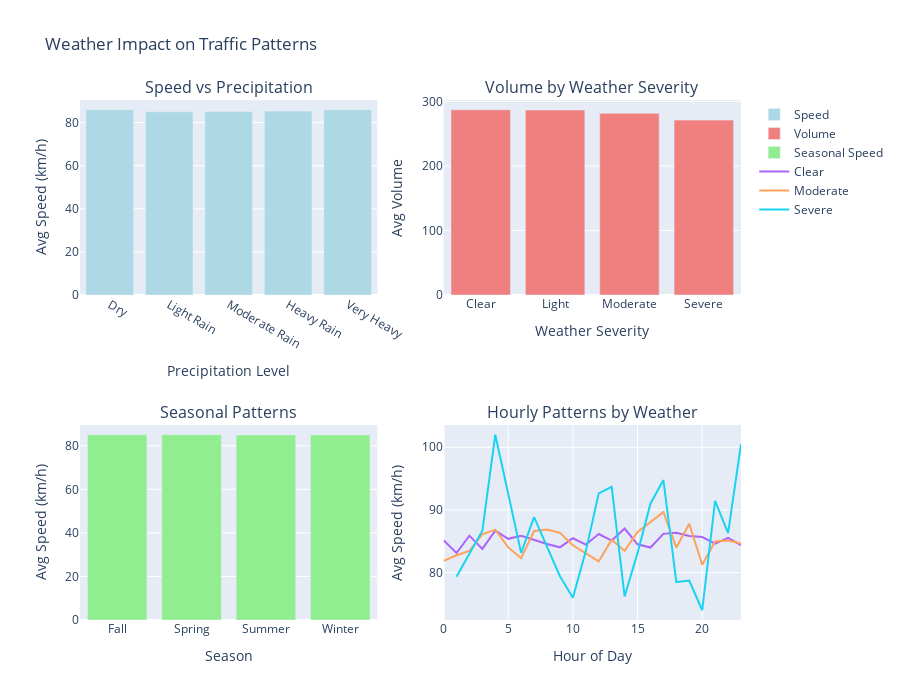

Notebook code cell kept with this figure:
### Markdown cell above
## 6. Visualizations

### Code cell
# Create comprehensive weather impact visualizations
fig = make_subplots(
    rows=2, cols=2,
    subplot_titles=(
        'Speed vs Precipitation',
        'Volume by Weather Severity',
        'Seasonal Patterns',
        'Hourly Patterns by Weather'
    )
)

# 1. Speed vs Precipitation
precip_impact = df_merged.groupby('precip_category')['Avg_Speed'].mean().reset_index()
fig.add_trace(
    go.Bar(x=precip_impact['precip_category'].astype(str), 
           y=precip_impact['Avg_Speed'],
           marker_color='lightblue',
           name='Speed'),
    row=1, col=1
)

# 2. Volume by Weather Severity
severity_impact = df_merged.groupby('weather_severity')['Total_All_Lanes'].mean().reset_index()
fig.add_trace(
    go.Bar(x=severity_impact['weather_severity'].astype(str),
           y=severity_impact['Total_All_Lanes'],
           marker_color='lightcoral',
           name='Volume'),
    row=1, col=2
)

# 3. Seasonal Patterns
seasonal_speed = df_merged.groupby('season')['Avg_Speed'].mean().reset_index()
fig.add_trace(
    go.Bar(x=seasonal_speed['season'],
           y=seasonal_speed['Avg_Speed'],
           marker_color='lightgreen',
           name='Seasonal Speed'),
    row=2, col=1
)

# 4. Hourly Patterns by Weather
for severity in ['Clear', 'Moderate', 'Severe']:
    if severity in df_merged['weather_severity'].unique():
        hourly_data = df_merged[df_merged['weather_severity'] == severity].groupby('hour')['Avg_Speed'].mean()
        fig.add_trace(
            go.Scatter(x=hourly_data.index,
                      y=hourly_data.values,
                      mode='lines',
                      name=severity),
            row=2, col=2
        )

# Update layout
fig.update_xaxes(title_text="Precipitation Level", row=1, col=1)
fig.update_xaxes(title_text="Weather Severity", row=1, col=2)
fig.update_xaxes(title_text="Season", row=2, col=1)
fig.update_xaxes(title_text="Hour of Day", row=2, col=2)

fig.update_yaxes(title_text="Avg Speed (km/h)", row=1, col=1)
fig.update_yaxes(title_text="Avg Volume", row=1, col=2)
fig.update_yaxes(title_text="Avg Speed (km/h)", row=2, col=1)
fig.update_yaxes(title_text="Avg Speed (km/h)", row=2, col=2)

fig.update_layout(
    height=700,
    title_text="Weather Impact on Traffic Patterns",
    showlegend=True
)

fig.show()

### Figure 1 — Plotly figure (JSON) as saved in the notebook; plotly's stock layout.template omitted (floating-point values rounded to 4 significant figures)
{"data": [{"marker": {"color": "lightblue"}, "name": "Speed", "type": "bar", "x": ["Dry", "Light Rain", "Moderate Rain", "Heavy Rain", "Very Heavy"], "xaxis": "x", "y": [85.95, 85.01, 85.22, 85.38, 85.97], "yaxis": "y"}, {"marker": {"color": "lightcoral"}, "name": "Volume", "type": "bar", "x": ["Clear", "Light", "Moderate", "Severe"], "xaxis": "x2", "y": [287.1, 286.6, 281.6, 271.0], "yaxis": "y2"}, {"marker": {"color": "lightgreen"}, "name": "Seasonal Speed", "type": "bar", "x": ["Fall", "Spring", "Summer", "Winter"], "xaxis": "x3", "y": [85.01, 85.06, 84.98, 84.98], "yaxis": "y3"}, {"mode": "lines", "name": "Clear", "type": "scatter", "x": [0, 1, 2, 3, 4, 5, 6, 7, 8, 9, 10, 11, 12, 13, 14, 15, 16, 17, 18, 19, 20, 21, 22, 23], "xaxis": "x4", "y": [85.19, 83.12, 85.9, 83.79, 86.7, 85.39, 85.89, 85.2, 84.58, 84.04, 85.48, 84.47, 86.16, 85.11, 87.04, 84.52, 84.01, 86.19, 86.35, 85.86, 85.67, 84.61, 85.56, 84.39], "yaxis": "y4"}, {"mode": "lines", "name": "Moderate", "type": "scatter", "x": [0, 1, 2, 3, 4, 5, 6, 7, 8, 9, 10, 11, 12, 13, 14, 15, 16, 17, 18, 19, 20, 21, 22, 23], "xaxis": "x4", "y": [81.87, 82.77, 83.47, 86.12, 86.86, 84.02, 82.3, 86.64, 86.9, 86.35, 84.36, 83.01, 81.81, 85.23, 83.47, 86.5, 88.01, 89.66, 84.01, 87.8, 81.25, 84.98, 85.13, 84.64], "yaxis": "y4"}, {"mode": "lines", "name": "Severe", "type": "scatter", "x": [1, 3, 4, 6, 7, 9, 10, 11, 12, 13, 14, 15, 16, 17, 18, 19, 20, 21, 22, 23], "xaxis": "x4", "y": [79.35, 86.7, 102.0, 83.15, 88.85, 79.43, 76.0, 83.43, 92.65, 93.7, 76.2, 83.15, 91.0, 94.77, 78.5, 78.75, 74.0, 91.43, 86.3, 100.5], "yaxis": "y4"}], "layout": {"annotations": [{"font": {"size": 16}, "showarrow": false, "text": "Speed vs Precipitation", "x": 0.225, "xanchor": "center", "xref": "paper", "y": 1, "yanchor": "bottom", "yref": "paper"}, {"font": {"size": 16}, "showarrow": false, "text": "Volume by Weather Severity", "x": 0.775, "xanchor": "center", "xref": "paper", "y": 1, "yanchor": "bottom", "yref": "paper"}, {"font": {"size": 16}, "showarrow": false, "text": "Seasonal Patterns", "x": 0.225, "xanchor": "center", "xref": "paper", "y": 0.375, "yanchor": "bottom", "yref": "paper"}, {"font": {"size": 16}, "showarrow": false, "text": "Hourly Patterns by Weather", "x": 0.775, "xanchor": "center", "xref": "paper", "y": 0.375, "yanchor": "bottom", "yref": "paper"}], "height": 700, "showlegend": true, "title": {"text": "Weather Impact on Traffic Patterns"}, "xaxis": {"anchor": "y", "domain": [0, 0.45], "title": {"text": "Precipitation Level"}}, "xaxis2": {"anchor": "y2", "domain": [0.55, 1], "title": {"text": "Weather Severity"}}, "xaxis3": {"anchor": "y3", "domain": [0, 0.45], "title": {"text": "Season"}}, "xaxis4": {"anchor": "y4", "domain": [0.55, 1], "title": {"text": "Hour of Day"}}, "yaxis": {"anchor": "x", "domain": [0.625, 1], "title": {"text": "Avg Speed (km/h)"}}, "yaxis2": {"anchor": "x2", "domain": [0.625, 1], "title": {"text": "Avg Volume"}}, "yaxis3": {"anchor": "x3", "domain": [0, 0.375], "title": {"text": "Avg Speed (km/h)"}}, "yaxis4": {"anchor": "x4", "domain": [0, 0.375], "title": {"text": "Avg Speed (km/h)"}}}}
